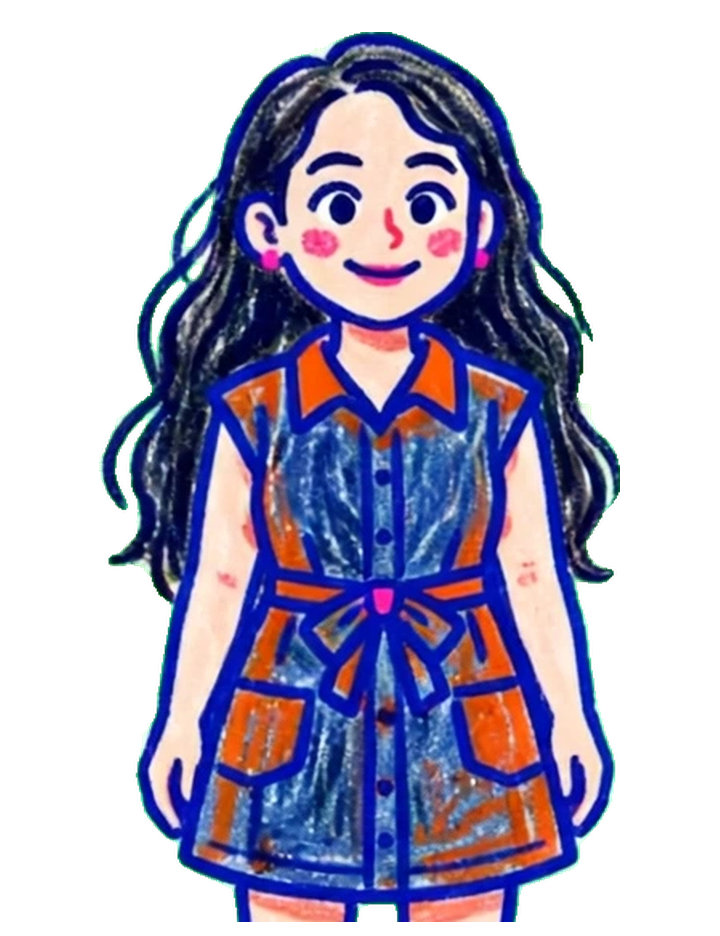
#> input picture assets/packs/swapnil/talk/base.png, 720 x 936 px, found by its file name
$ python head-prototype.py
#> lines starting #> are read from the running program, lines starting #| are printed output that depends on the picture
from PIL import Image
import numpy as np
BASE = Image.open('/home/hatch/workspace/rangmanch-ar/assets/packs/swapnil/talk/base.png').convert('RGBA')
#> BASE is the input picture: PIL image 720x936 RGBA; mean R, G, B, A 51.8, 48.2, 73, 132.2
W,H = BASE.size
#> W = 720; H = 936
arr = np.array(BASE).astype(np.float32)
NL, FH = 351, 14
head = arr.copy()
yy = np.arange(H)[:,None].repeat(W, axis=1)
f = np.clip((NL+FH-yy)/(2*FH), 0, 1)
head[:,:,3] = head[:,:,3]*f
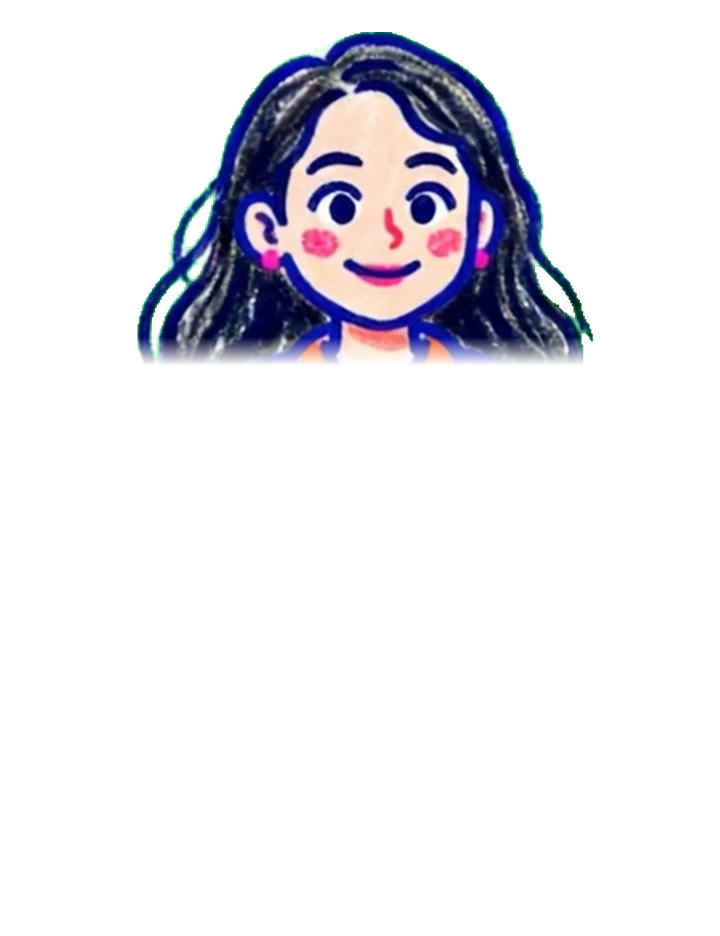
#> head: shape (936, 720, 4) float32; mean R, G, B, A 51.8, 48.2, 73, 37.8; transparent parts drawn white
head_img = Image.fromarray(head.astype(np.uint8)).crop((120,0,630,392))
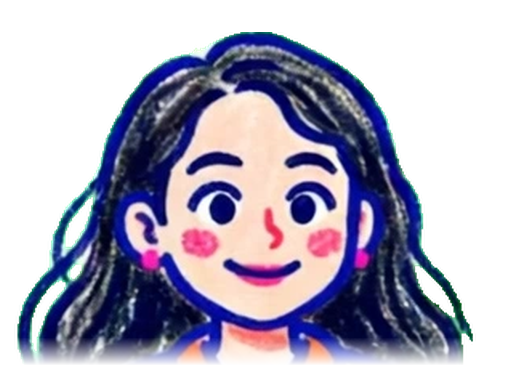
#> head_img: PIL image 510x392 RGBA; mean R, G, B, A 60.8, 56.2, 77.4, 127.1; transparent parts drawn white
er = arr.copy(); snap = arr.copy()
for y in range(0, NL+FH):
    ff = np.clip((NL+FH-y)/(2*FH), 0, 1)
    if ff<=0.02: continue
    for x in range(W):
        px = snap[y,x]
        if px[3] < 30: continue
        r,g,b = px[0], px[1], px[2]
        if not (r>120 and r>b+18): continue  # only skin/face tones get erased
        sxp = x-70 if x<372 else x+70
        sxp = max(0, min(W-1, sxp))
        src = snap[y, sxp]
        if src[3] < 30:
            sxp2 = x+70 if x<372 else x-70
            src = snap[y, max(0, min(W-1, sxp2))]
        if src[3] < 30: src = np.array([58,44,40,255], dtype=np.float32)
        er[y,x,0:3] = src[0:3]*ff + px[0:3]*(1-ff)
        er[y,x,3] = max(px[3], src[3]*ff)
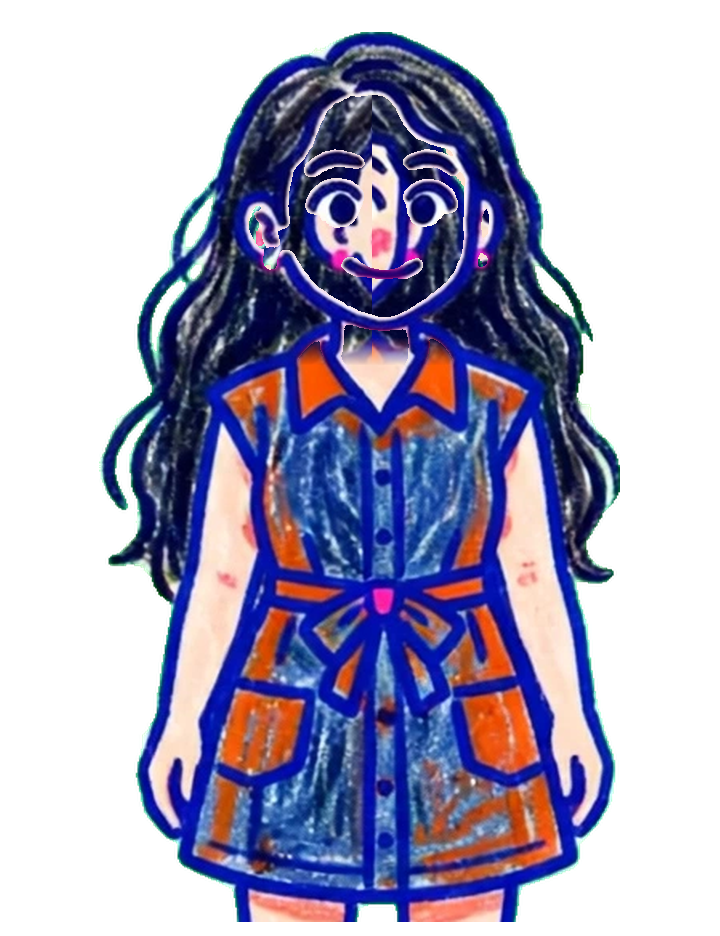
#> er: shape (936, 720, 4) float32; mean R, G, B, A 45.5, 43.5, 70.3, 132.6; transparent parts drawn white
#> after the loop, sxp2 = 340
er_img = Image.fromarray(er.astype(np.uint8))
def render(yaw, roll_deg, label):
#> called with yaw = 0.9, roll_deg = -7, label = 'look'
    stage = Image.new('RGBA', (W,H), (43,18,21,255))
    stage.alpha_composite(er_img, (0,0))
    piv=(372,338); sq = 1-0.35*abs(yaw)
    h2 = head_img.resize((max(1,int(head_img.width*sq)), head_img.height), Image.LANCZOS)
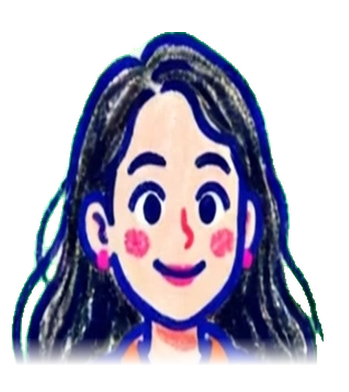
#> h2: PIL image 349x392 RGBA; mean R, G, B, A 54.6, 52.2, 71.6, 127.1; transparent parts drawn white
    piv2 = ((piv[0]-120)*sq, piv[1])
    P = max(h2.width, h2.height)
#> P = 392
    pad = Image.new('RGBA', (h2.width+2*P, h2.height+2*P), (0,0,0,0))
#> pad: PIL image 1133x1176 RGBA; every value is 0
    pad.alpha_composite(h2, (P,P))
    rot = pad.rotate(-roll_deg, resample=Image.BICUBIC, center=(piv2[0]+P, piv2[1]+P), fillcolor=(0,0,0,0))
    stage.alpha_composite(rot, (round(piv[0]-(piv2[0]+P)), round(piv[1]-(piv2[1]+P))))
    stage.convert('RGB').save(f'/tmp/h2_{label}.png'); print(label)
#| look
render(0.9, -7, 'look')
render(-0.9, 6, 'lookL')
#> call 2 of render, with yaw = -0.9, roll_deg = 6, label = 'lookL'
#> in render (call 2), `rot = pad.rotate(-roll_deg, resample=Image.BICUBIC, center=(piv2[0]+P,..`:
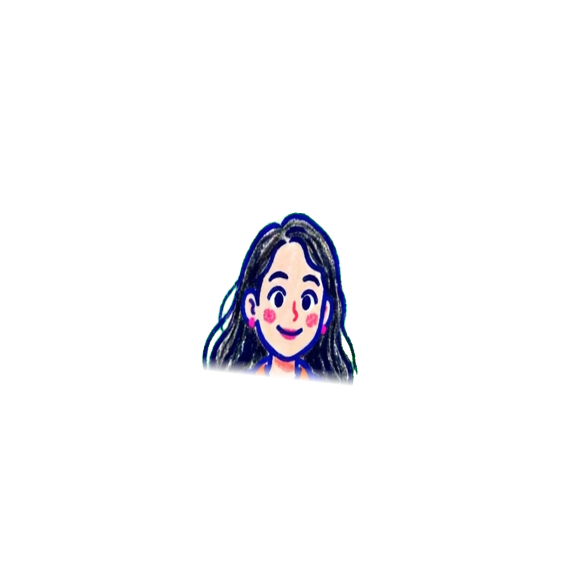
#> rot: PIL image 1133x1176 RGBA (shown at 1/2 size); mean R, G, B, A 5.6, 5.3, 7.3, 13; transparent parts drawn white
#> in render (call 2), `stage.alpha_composite(rot, (round(piv[0]-(piv2[0]+P)), round(piv[1]-(p..`:
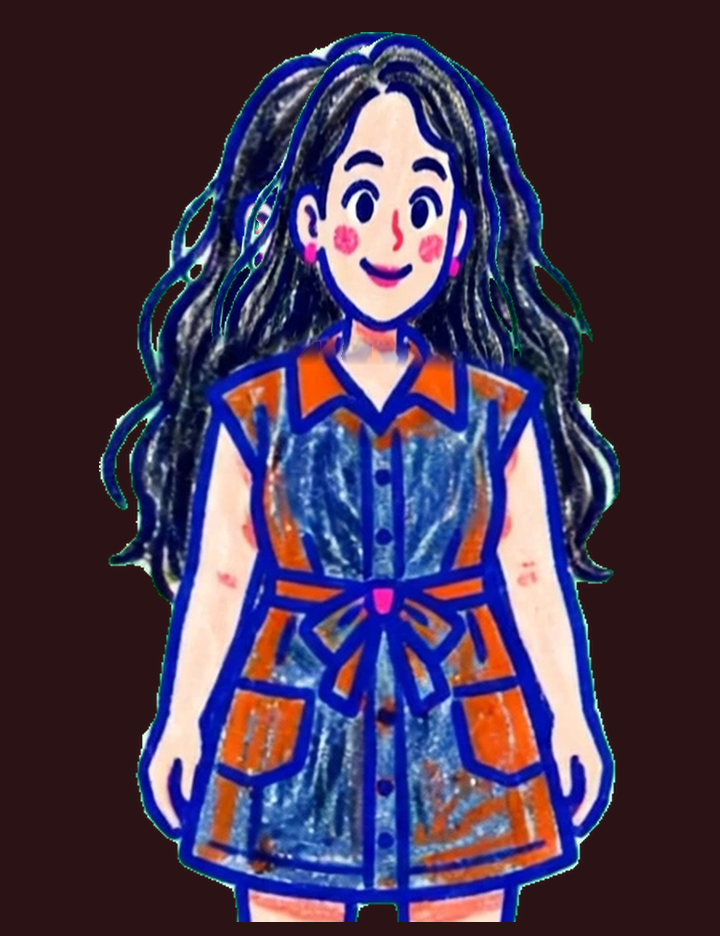
#> stage: PIL image 720x936 RGBA; mean R, G, B, A 68.7, 53.3, 80.3, 255
#| lookL
a=Image.open('/tmp/h2_look.png'); b=Image.open('/tmp/h2_lookL.png')
s=Image.new('RGB',(W*2,H)); s.paste(a,(0,0)); s.paste(b,(W,0)); s.save('/tmp/h2_sheet.png'); print('sheet')
#> after `s = Image.new('RGB', (W * 2, H))`: s: PIL image 1440x936 RGB; every value is 0
#> after `s.paste(b, (W, 0))`:
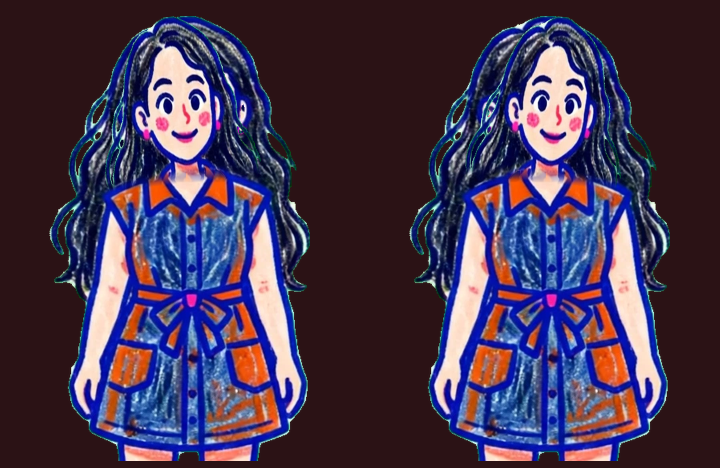
#> s: PIL image 1440x936 RGB (shown at 1/2 size); mean R, G, B 68.7, 53.4, 80.5
#| sheet
